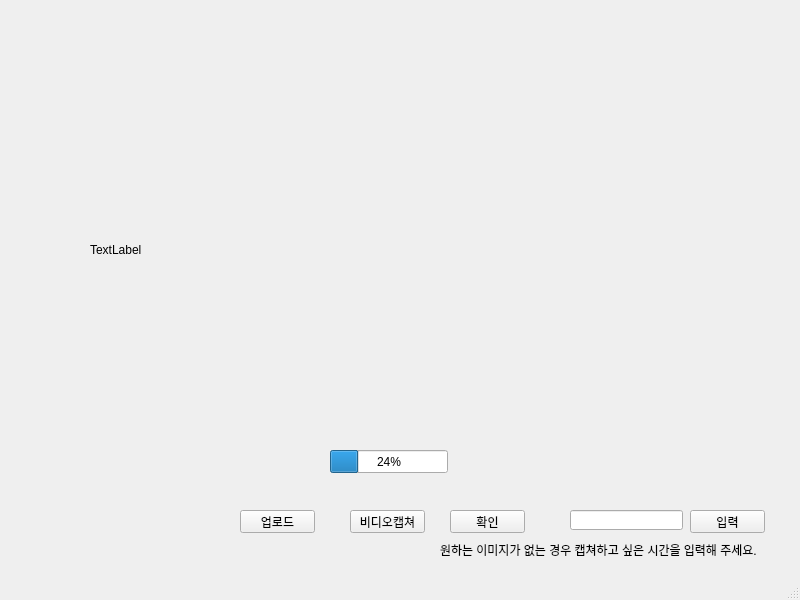
<?xml version="1.0" encoding="UTF-8"?>
<ui version="4.0">
 <class>mainWindow</class>
 <widget class="QMainWindow" name="mainWindow">
  <property name="geometry">
   <rect>
    <x>0</x>
    <y>0</y>
    <width>800</width>
    <height>600</height>
   </rect>
  </property>
  <property name="windowTitle">
   <string>MainWindow</string>
  </property>
  <widget class="QWidget" name="centralwidget">
   <widget class="QPushButton" name="btn_upload">
    <property name="geometry">
     <rect>
      <x>240</x>
      <y>510</y>
      <width>75</width>
      <height>23</height>
     </rect>
    </property>
    <property name="text">
     <string>업로드</string>
    </property>
   </widget>
   <widget class="QLabel" name="imageview">
    <property name="geometry">
     <rect>
      <x>90</x>
      <y>50</y>
      <width>600</width>
      <height>400</height>
     </rect>
    </property>
    <property name="text">
     <string>TextLabel</string>
    </property>
   </widget>
   <widget class="QPushButton" name="btn_ok">
    <property name="geometry">
     <rect>
      <x>450</x>
      <y>510</y>
      <width>75</width>
      <height>23</height>
     </rect>
    </property>
    <property name="text">
     <string>확인</string>
    </property>
   </widget>
   <widget class="QProgressBar" name="progressBar">
    <property name="geometry">
     <rect>
      <x>330</x>
      <y>450</y>
      <width>118</width>
      <height>23</height>
     </rect>
    </property>
    <property name="value">
     <number>24</number>
    </property>
   </widget>
   <widget class="QPushButton" name="btn_edit">
    <property name="geometry">
     <rect>
      <x>690</x>
      <y>510</y>
      <width>75</width>
      <height>23</height>
     </rect>
    </property>
    <property name="text">
     <string>입력</string>
    </property>
   </widget>
   <widget class="QLineEdit" name="time_edit">
    <property name="geometry">
     <rect>
      <x>570</x>
      <y>510</y>
      <width>113</width>
      <height>20</height>
     </rect>
    </property>
   </widget>
   <widget class="QLabel" name="label_anounce">
    <property name="geometry">
     <rect>
      <x>440</x>
      <y>540</y>
      <width>351</width>
      <height>20</height>
     </rect>
    </property>
    <property name="text">
     <string>원하는 이미지가 없는 경우 캡쳐하고 싶은 시간을 입력해 주세요.</string>
    </property>
   </widget>
   <widget class="QPushButton" name="btn_video_capture">
    <property name="geometry">
     <rect>
      <x>350</x>
      <y>510</y>
      <width>75</width>
      <height>23</height>
     </rect>
    </property>
    <property name="text">
     <string>비디오캡쳐</string>
    </property>
   </widget>
  </widget>
  <widget class="QMenuBar" name="menubar">
   <property name="geometry">
    <rect>
     <x>0</x>
     <y>0</y>
     <width>800</width>
     <height>21</height>
    </rect>
   </property>
  </widget>
  <widget class="QStatusBar" name="statusbar"/>
 </widget>
 <resources/>
 <connections/>
</ui>
